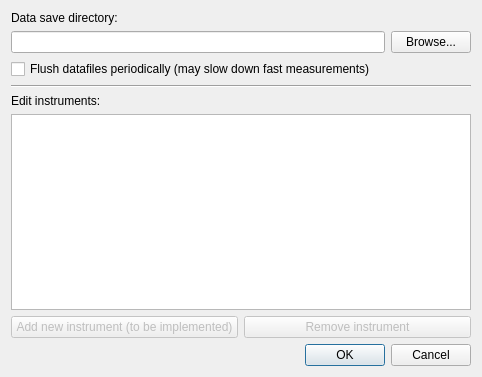
<?xml version="1.0" encoding="UTF-8"?>
<ui version="4.0">
 <class>Dialog</class>
 <widget class="QDialog" name="Dialog">
  <property name="geometry">
   <rect>
    <x>0</x>
    <y>0</y>
    <width>482</width>
    <height>377</height>
   </rect>
  </property>
  <property name="windowTitle">
   <string>Edit configuration</string>
  </property>
  <layout class="QVBoxLayout" name="verticalLayout">
   <item>
    <widget class="QLabel" name="label">
     <property name="text">
      <string>Data save directory:</string>
     </property>
    </widget>
   </item>
   <item>
    <layout class="QHBoxLayout" name="horizontalLayout_3">
     <item>
      <widget class="QLineEdit" name="datadir">
       <property name="cursor">
        <cursorShape>IBeamCursor</cursorShape>
       </property>
      </widget>
     </item>
     <item>
      <widget class="QPushButton" name="browseButton">
       <property name="text">
        <string>Browse...</string>
       </property>
      </widget>
     </item>
    </layout>
   </item>
   <item>
    <widget class="QCheckBox" name="periodicFlush">
     <property name="text">
      <string>Flush datafiles periodically (may slow down fast measurements)</string>
     </property>
    </widget>
   </item>
   <item>
    <widget class="Line" name="line">
     <property name="orientation">
      <enum>Qt::Horizontal</enum>
     </property>
    </widget>
   </item>
   <item>
    <widget class="QLabel" name="label_2">
     <property name="text">
      <string>Edit instruments:</string>
     </property>
    </widget>
   </item>
   <item>
    <layout class="QHBoxLayout" name="horizontalLayout" stretch="0">
     <item>
      <layout class="QVBoxLayout" name="verticalLayout_2">
       <item>
        <widget class="QListWidget" name="instrumentList">
         <property name="toolTip">
          <string>Double click instruments to edit them</string>
         </property>
         <property name="editTriggers">
          <set>QAbstractItemView::NoEditTriggers</set>
         </property>
         <property name="viewMode">
          <enum>QListView::IconMode</enum>
         </property>
        </widget>
       </item>
       <item>
        <layout class="QHBoxLayout" name="horizontalLayout_2">
         <item>
          <widget class="QPushButton" name="addInstrument">
           <property name="enabled">
            <bool>false</bool>
           </property>
           <property name="toolTip">
            <string>Opens a dialog to configure a new instrument</string>
           </property>
           <property name="text">
            <string>Add new instrument (to be implemented)</string>
           </property>
          </widget>
         </item>
         <item>
          <widget class="QPushButton" name="removeInstrument">
           <property name="enabled">
            <bool>false</bool>
           </property>
           <property name="toolTip">
            <string>Remove the selected instrument</string>
           </property>
           <property name="text">
            <string>Remove instrument</string>
           </property>
          </widget>
         </item>
        </layout>
       </item>
      </layout>
     </item>
    </layout>
   </item>
   <item>
    <widget class="QDialogButtonBox" name="buttonBox">
     <property name="orientation">
      <enum>Qt::Horizontal</enum>
     </property>
     <property name="standardButtons">
      <set>QDialogButtonBox::Cancel|QDialogButtonBox::Ok</set>
     </property>
    </widget>
   </item>
  </layout>
 </widget>
 <resources/>
 <connections>
  <connection>
   <sender>buttonBox</sender>
   <signal>accepted()</signal>
   <receiver>Dialog</receiver>
   <slot>accept()</slot>
   <hints>
    <hint type="sourcelabel">
     <x>248</x>
     <y>254</y>
    </hint>
    <hint type="destinationlabel">
     <x>157</x>
     <y>274</y>
    </hint>
   </hints>
  </connection>
  <connection>
   <sender>buttonBox</sender>
   <signal>rejected()</signal>
   <receiver>Dialog</receiver>
   <slot>reject()</slot>
   <hints>
    <hint type="sourcelabel">
     <x>316</x>
     <y>260</y>
    </hint>
    <hint type="destinationlabel">
     <x>286</x>
     <y>274</y>
    </hint>
   </hints>
  </connection>
 </connections>
</ui>
